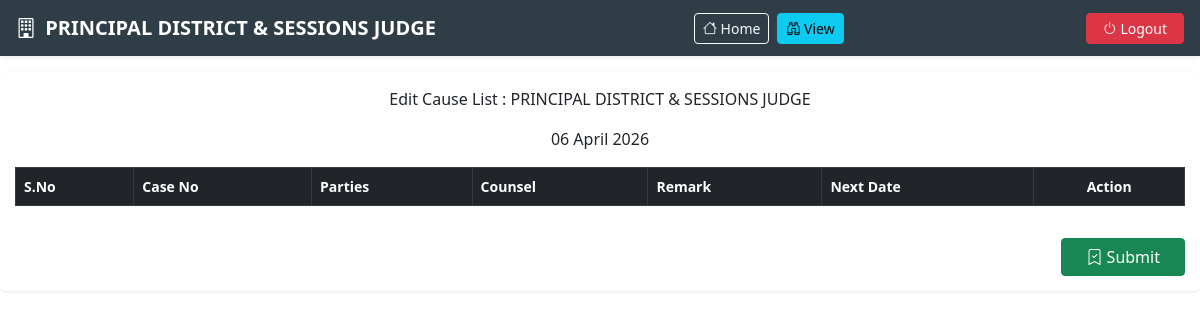
Page /edit.php?cause_date=2026-04-06 (signed in) on the earlier database version.
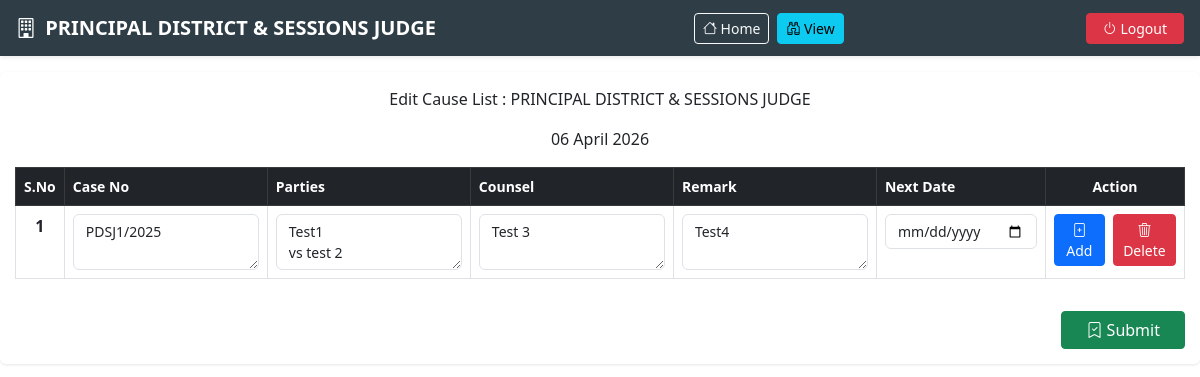
Same page on the later database version.
### tables this page shows
CREATE TABLE `causelist_db` (
  `id` int(11) NOT NULL,
  `cause_date` date NOT NULL,
  `case_no` varchar(128) NOT NULL,
  `parties` text NOT NULL,
  `counsel` varchar(128) NOT NULL,
  `remark` varchar(128) NOT NULL,
  `next_date` date DEFAULT NULL,
  `court_id` int(10) UNSIGNED NOT NULL
);

### edit.php (the view, shortened to what this page needs)
<?php $title="edit";
require_once 'config/db.php';
require_once 'includes/header.php';
$court_id = $_SESSION['court_id'] ?? '';
$date = $_GET['cause_date'] ?? '';
$sql = "SELECT * FROM causelist_db WHERE cause_date = ? AND court_id = ?";
$stmt = mysqli_prepare($conn, $sql);
mysqli_stmt_bind_param($stmt, "si", $date, $court_id);
mysqli_stmt_execute($stmt);
$result = mysqli_stmt_get_result($stmt);
$rows = mysqli_fetch_all($result, MYSQLI_ASSOC);
?>
<nav class="navbar d-flex justify-content-between px-3 shadow-sm" style="background-color:#2f3e46;">
    <span class="navbar-brand fw-bold text-white mb-0">
        <i class="bi bi-building me-1"></i>
        <?= htmlspecialchars($_SESSION['court_name'] ?? ''); ?>
    </span>
    <div class="d-flex gap-2">
        <a href="welcome.php" class="btn btn-outline-light btn-sm">
            <i class="bi bi-house"></i> Home
        </a>
        <a href="history.php" class="btn btn-info btn-sm">
            <i class="bi bi-binoculars"></i> View
        </a>
    </div>
    <a href="logout.php" class="btn btn-danger btn-sm px-3">
        <i class="bi bi-power"></i> Logout
    </a>
</nav>
<div class="container-fluid mt-3">
    <p class="text-center">Edit Cause List : <?= htmlspecialchars($_SESSION['court_name'] ?? '') ?></p>
    <p class="text-center">
        <?= date("d F Y", strtotime($date)); ?>
    </p>
    <form action="save.php" method="post">
            <div class="table-responsive">
        <table class="table table-bordered" id="causeTable">
            <thead class="table-dark">
                <tr>
                    <th>S.No</th>
                    <th>Case No</th>
                    <th>Parties</th>
                    <th>Counsel</th>
                    <th>Remark</th>
                    <th>Next Date</th>
                    <th class="text-center">Action</th>
                </tr>
            </thead>
            <tbody>
                <?php $i = 1; ?>
                <?php foreach ($rows as $row): ?>
                    <tr>
                        <td class="text-center fw-bold"><?= $i++; ?></td>
                        <td>
                             <textarea name="case_no[]" class="form-control" style="min-width: 180px;"><?= htmlspecialchars($row['case_no']); ?></textarea>
                        </td>
                        <td>
                            <textarea name="parties[]" class="form-control" style="min-width: 180px;"><?= htmlspecialchars($row['parties']); ?></textarea>
                        </td>
                        <td>
                            <textarea name="counsel[]" class="form-control" style="min-width: 180px;"><?= htmlspecialchars($row['counsel']); ?></textarea>
                        </td>
                        <td>
                            <textarea name="remark[]" class="form-control" style="min-width: 180px;"><?=htmlspecialchars($row['remark']); ?></textarea>
                        </td>
                        <td>
                            <input type="date" name="next_date[]" class="form-control" value="<?= htmlspecialchars($row['next_date']); ?>">
                        </td>
                        <td class="text-center">
                            <div class="d-flex gap-2 justify-content-center">
                                <button type="button" class="btn btn-primary btn-sm" onclick="addRow()">
                                    <i class="bi bi-file-plus"></i> Add
                                </button>
                                <button type="button" class="btn btn-danger btn-sm" onclick="markDelete(this)">
                                    <i class="bi bi-trash3"></i> Delete
                                </button>
                            </div>
                        </td>
                    </tr>
                <?php endforeach; ?>
            </tbody>
        </table>
</div>
<div class="text-end mt-3">
    <button type="submit" class="btn btn-success px-4">
        <i class="bi bi-bookmark-check"></i> Submit
    </button>
</div>
</form>
</div>
<?php require "includes/footer.php"; ?>

### includes/header.php (shortened to what this page needs)
<!DOCTYPE html>
<html>
<head>
    <link href="https://cdn.jsdelivr.net/npm/bootstrap@5.3.0/dist/css/bootstrap.min.css" rel="stylesheet">
    <link href="https://cdn.jsdelivr.net/npm/bootstrap-icons@1.11.3/font/bootstrap-icons.css" rel="stylesheet">
    <link rel="stylesheet" href="includes/style.css">
</head>
<body>

### includes/footer.php
</body>
</html>

### includes/style.css (style rules this page uses)
html, body { height: 100%; margin: 0; }
body { display: flex; flex-direction: column; }
td { text-align: left; vertical-align: top; }
td:nth-child(1), td:nth-child(6) { text-align: center; }
.container-fluid { background:none; padding: 15px; border-radius: 6px; }
.table { background-color: #ffffff; }
.table thead { font-size: 14px; }
.form-control { font-size: 14px; }
.btn { border-radius: 4px; }
.container-fluid { box-shadow: 0 1px 3px rgba(0, 0, 0, 0.1); }

Differences in the rows shown:
now on this page (row edited): causelist_db: case_no "PDSJ1/2025", parties "Test1 vs test 2", counsel "Test 3", remark "Test4"
